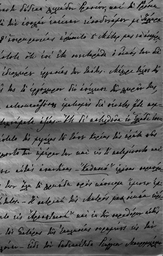
#> input picture a1/trikoupi6.png, 163 x 256 px, shrunk from 1031 x 1623 before the run
$ jupyter execute --allow-errors ask1.ipynb
#> lines starting #> are read from the running program, lines starting #| are printed output that depends on the picture; after the words box and inside, x2 and y2 are one past the last pixel; in counts of white or black regions, pixels touching at a corner belong together
[cell 1]
import numpy as np
import matplotlib.image as mpimg
import matplotlib.pyplot as plt
import sys
from PIL import Image

#For each pixel in the image, it calculates the mean value of its RGB values
#And that pixel is assigned to that value
def grayscaleConvertion(img):
	heigthAndWidth = img.shape
	for i in range (heigthAndWidth[0]):
		for j in range(heigthAndWidth[1]):
			img[i][j][:]= (img[i][j][0] + img[i][j][1] + img[i][j][2])/3
	return img

def thresholding(arg1,arg2,arg3):
#> called with arg1 = 'trikoupi6.png', arg2 = 't6.png', arg3 = 17
	imageToOpen =arg1 #The image we take as an input, which is the second argument

	img = np.array(Image.open(imageToOpen).convert('RGB'))#Opening the image as an RGB image
	#The case of an RGB image() is covered with convert() function above

	#If the input image in a Grayscale image, it is converted to RGB and again to grayscale with
	#grayscaleConvertion() function bellow

	heigthAndWidth = img.shape #An array that contains the heigth and the width of the image
#> heigthAndWidth = (256, 163, 3)

	img = grayscaleConvertion(img)
#> after the loop in grayscaleConvertion, `for i in range (heigthAndWidth[0]):`:
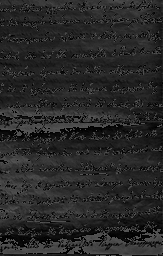
#> img: shape (256, 163, 3); min 0, max 85, mean 39.6

	threshold = int (arg3) #The threshold that is given by the user

	for i in range (heigthAndWidth[0]):
		for j in range (heigthAndWidth[1]):
			if (img[i][j][0]) > threshold:
				img[i][j][:] = 255 #For each pixel, we check its colour and if it is above the threshold
			else:				#it is converted to a black pixel
				img[i][j][:] = 0#In any other case, it becomes a white pixel
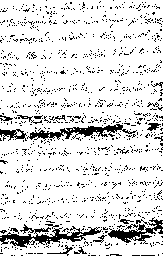
#> img: shape (256, 163, 3); 87.2% white; black in thin lines or dots
	return img

[cell 2]
img1=thresholding("trikoupi6.png","t6.png",17)
plt.imshow(img1,cmap='gray')
plt.show()

[cell 3]
img2=thresholding("trikoupi6.png","t6.png",23)
#> call 2 of thresholding, with arg1 = 'trikoupi6.png', arg2 = 't6.png', arg3 = 23
#> after the loop in thresholding (call 2), `for i in range (heigthAndWidth[0]):`:
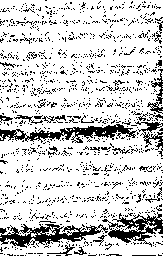
#> img: shape (256, 163, 3); 81.6% white; black in thin lines or dots
plt.imshow(img2,cmap='gray')
plt.show()

[cell 4]
img3=thresholding("trikoupi6.png","t6.png",27)
#> call 3 of thresholding, with arg1 = 'trikoupi6.png', arg2 = 't6.png', arg3 = 27
#> after the loop in thresholding (call 3), `for i in range (heigthAndWidth[0]):`:
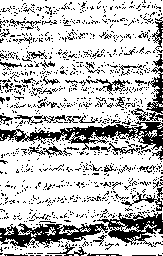
#> img: shape (256, 163, 3); 75.6% white; black in thin lines or dots
#> (the rest of this cell did not finish here and is left out)

[cell 5]
img=thresholding("trikoupi6.png","t6.png",39)
#> call 4 of thresholding, with arg1 = 'trikoupi6.png', arg2 = 't6.png', arg3 = 39
#> after the loop in thresholding (call 4), `for i in range (heigthAndWidth[0]):`:
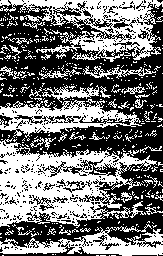
#> img: shape (256, 163, 3); 45.5% white; 426 white regions (383 under 20 px), largest, box (x1, y1, x2, y2) and area: (0, 138, 157, 228) 6836, (0, 0, 163, 62) 4170, (0, 100, 142, 138) 2391
plt.imshow(img,cmap='gray')
plt.show()

[cell 6]
img=thresholding("trikoupi6.png","t6.png",7)
#> after the loop in thresholding (call 5), `for i in range (heigthAndWidth[0]):`:
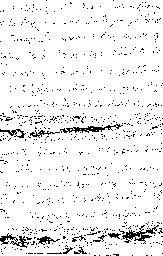
#> img: shape (256, 163, 3); 94.1% white; black in thin lines or dots
